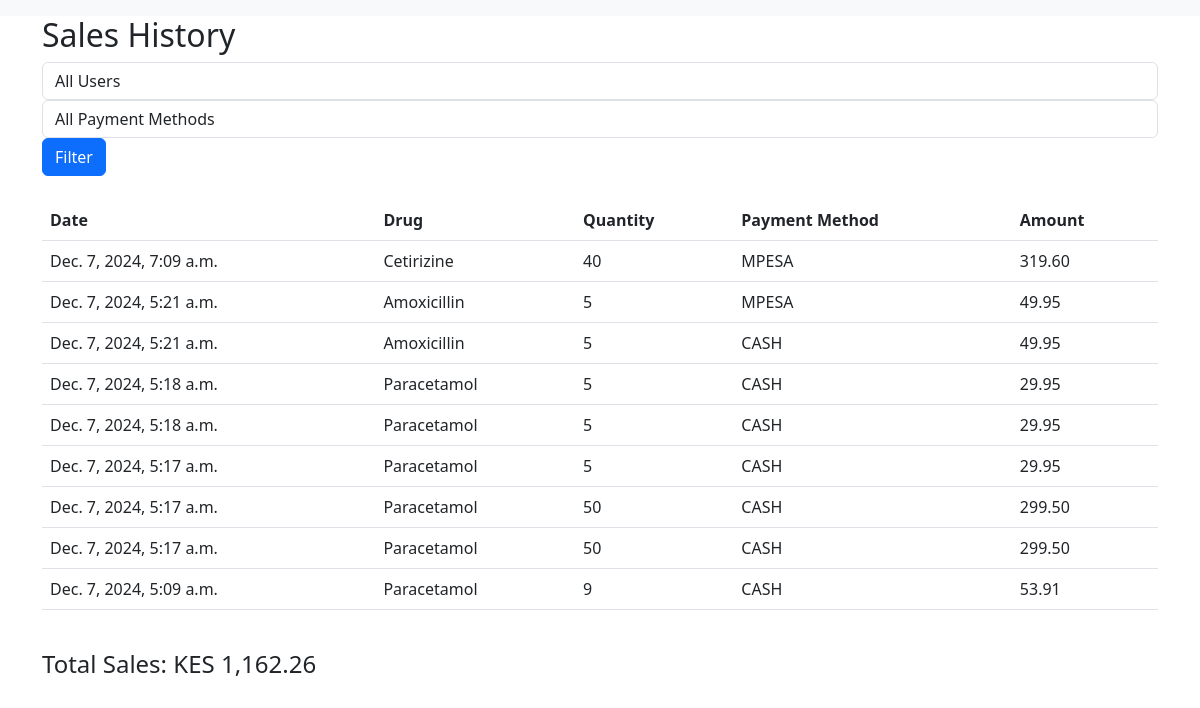
Page /transactions/ (signed in) on the committed database.
### app/models.py (models this page shows, shortened)
class Sale(models.Model):
    PAYMENT_CHOICES = [
        ('CASH', 'Cash'),
        ('MPESA', 'M-Pesa'),
    ]
    drug = models.ForeignKey(Drug, on_delete=models.PROTECT)
    quantity = models.IntegerField()
    payment_method = models.CharField(
        max_length=20,
        choices=[
            ('CASH', 'Cash'),
            ('MPESA', 'MPESA'),
        ],
        default='CASH'
    )
    total_amount = models.DecimalField(max_digits=10, decimal_places=2)
    date = models.DateTimeField(default=timezone.now)
    user = models.ForeignKey(User, on_delete=models.PROTECT)
    class Meta:
        ordering = ['-date']
        indexes = [
            models.Index(fields=['-date']),
            models.Index(fields=['payment_method']),
        ]

class Drug(models.Model):
    CATEGORY_CHOICES = [
        ('ANT', 'Antibiotic'),
        ('ANA', 'Anesthesia'),
        ('ANTH', 'AntiHistamine'),
        ('ANL', 'Analgesic'),
        ('ANT', 'Antiviral'),
        ('CAR', 'Cardiac'),
        ('OTH', 'Other'),
    ]
    barcode = models.CharField(max_length=100, unique=True, null=True, blank=True)
    name = models.CharField(max_length=100)
    category = models.CharField(
        max_length=4,
        choices=CATEGORY_CHOICES,
        default='OTH',
    )
    descriptionType = models.TextField(verbose_name="Description")
    in_Stock = models.IntegerField(default=0, verbose_name="In Stock")
    minimum_stock = models.IntegerField(default=10, verbose_name="Minimum Stock Level")
    price = models.DecimalField(max_digits=10, decimal_places=2)
    expiry_Date = models.DateField(verbose_name="Expiry Date")
    created_at = models.DateTimeField(auto_now_add=True)
    updated_at = models.DateTimeField(auto_now=True)
    reorder_level = models.DecimalField(
        max_digits=10,
        decimal_places=2,
        default=10.00,
        help_text="Minimum stock level before reordering"
    )
    class Meta:
        verbose_name_plural = 'Drugs'
        ordering = ['category', 'name']
        indexes = [
            models.Index(fields=['barcode']),
            models.Index(fields=['name']),
            models.Index(fields=['category']),
        ]

### app/views.py (the view)
# urls.py: path('transactions/', saleHistoryView.as_view(), name='sale_history')
class saleHistoryView(LoginRequiredMixin, ListView):
    template_name = 'transactions/sale_history.html'
    model = Sale
    context_object_name = 'sales'
    paginate_by = 20
    def get_queryset(self):
        queryset = Sale.objects.all()
        user_id = self.request.GET.get('user_id')
        payment_method = self.request.GET.get('payment_method')
        if self.request.user.is_staff and user_id:
            queryset = queryset.filter(user_id=user_id)
        elif not self.request.user.is_staff:
            queryset = queryset.filter(user=self.request.user)
        if payment_method == 'mpesa':
            queryset = queryset.filter(payment_method='MPESA')
        return queryset
    def get_context_data(self, **kwargs):
        context = super().get_context_data(**kwargs)
        context['is_admin'] = self.request.user.is_staff
        queryset = self.get_queryset()
        total_sales = queryset.aggregate(
            total=Sum(F('quantity') * F('drug__price'))
        )['total'] or 0
        context['total_sales'] = total_sales
        if self.request.user.is_staff:
            context['users'] = User.objects.all()
            user_id = self.request.GET.get('user_id')
            if user_id:
                context['selected_user'] = get_object_or_404(User, id=user_id)
        context['payment_method'] = self.request.GET.get('payment_method')
        return context

### app/templatetags/custom_filters.py (called while the page is built)
@register.filter
def multiply(value, arg):
    try:
        return float(value) * float(arg)
    except (ValueError, TypeError):
        return 0

### app/templates/transactions/sale_history.html (shortened to what this page needs)
{% extends 'base.html' %}
{% load humanize %}
{% load custom_filters %}
{% block content %}
<div class="container">
    <h2>Sales History</h2>
    <div class="filters mb-4">
        <form method="get" class="form-inline">
            {% if is_admin %}
            <select name="user_id" class="form-control mr-2">
                <option value="">All Users</option>
            </select>
            {% endif %}
            <select name="payment_method" class="form-control mr-2">
                <option value="">All Payment Methods</option>
            </select>
            <button type="submit" class="btn btn-primary">Filter</button>
        </form>
    </div>
    <div class="table-responsive">
        <table class="table">
            <thead>
                <tr>
                    <th>Date</th>
                    <th>Drug</th>
                    <th>Quantity</th>
                    <th>Payment Method</th>
                    <th>Amount</th>
                </tr>
            </thead>
            <tbody>
                {% for sale in sales %}
                <tr>
                    <td>{{ sale.date }}</td>
                    <td>{{ sale.drug.name }}</td>
                    <td>{{ sale.quantity }}</td>
                    <td>{{ sale.payment_method }}</td>
                    <td>{{ sale.quantity|multiply:sale.drug.price|floatformat:2 }}</td>
                </tr>
                {% endfor %}
            </tbody>
        </table>
    </div>
    <div class="text-right mt-4">
        <h4>Total Sales: KES {{ total_sales|floatformat:2|intcomma }}</h4>
    </div>
</div>
{% endblock %}

### app/templates/base.html (shortened to what this page needs)
<!DOCTYPE html>
<html>
<head>
    <link rel="stylesheet" href="https://cdnjs.cloudflare.com/ajax/libs/font-awesome/5.15.4/css/all.min.css">
    <link href="https://cdn.jsdelivr.net/npm/bootstrap@5.3.0/dist/css/bootstrap.min.css" rel="stylesheet">
</head>
<body>
    <nav class="navbar navbar-expand-lg navbar-light bg-light">
    </nav>
    <main>
        {% block content %}
        {% endblock %}
    </main>
</body>
</html>

### rows in the picture
Sale: date "Dec. 7, 2024, 7:09 a.m.", drug.name "Cetirizine", quantity "40", payment_method "MPESA", quantity|multiply "319.60"
Sale: date "Dec. 7, 2024, 5:21 a.m.", drug.name "Amoxicillin", quantity "5", payment_method "MPESA", quantity|multiply "49.95"
Sale: date "Dec. 7, 2024, 5:21 a.m.", drug.name "Amoxicillin", quantity "5", payment_method "CASH", quantity|multiply "49.95"
Sale: date "Dec. 7, 2024, 5:18 a.m.", drug.name "Paracetamol", quantity "5", payment_method "CASH", quantity|multiply "29.95"
Sale: date "Dec. 7, 2024, 5:18 a.m.", drug.name "Paracetamol", quantity "5", payment_method "CASH", quantity|multiply "29.95"
Sale: date "Dec. 7, 2024, 5:17 a.m.", drug.name "Paracetamol", quantity "5", payment_method "CASH", quantity|multiply "29.95"
Sale: date "Dec. 7, 2024, 5:17 a.m.", drug.name "Paracetamol", quantity "50", payment_method "CASH", quantity|multiply "299.50"
Sale: date "Dec. 7, 2024, 5:17 a.m.", drug.name "Paracetamol", quantity "50", payment_method "CASH", quantity|multiply "299.50"
Sale: date "Dec. 7, 2024, 5:09 a.m.", drug.name "Paracetamol", quantity "9", payment_method "CASH", quantity|multiply "53.91"

### other values in the picture
{{ total_sales|floatformat:2|intcomma }} "1,162.26"
